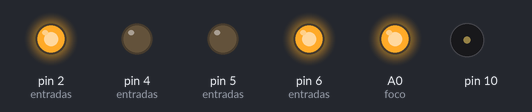
A sketch run on a simulated Arduino Uno, built with avr-gcc and run on an emulated ATmega328P. Parts: output pins drawn as LEDs (lit = HIGH), buzzer (waves = sounding).

Above: at 0.1 s.
At 3.1 s:
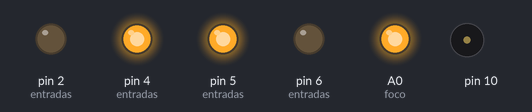
At 5.1 s:
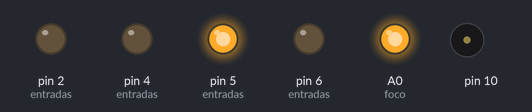
At 10.1 s:
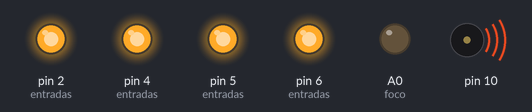
At 20.1 s:
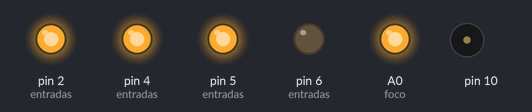
At 31.1 s:
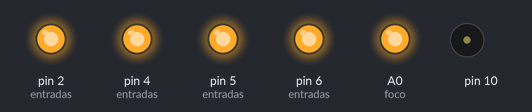
Timing chart, 0 to 40.0 s (numbered marks = the images above):
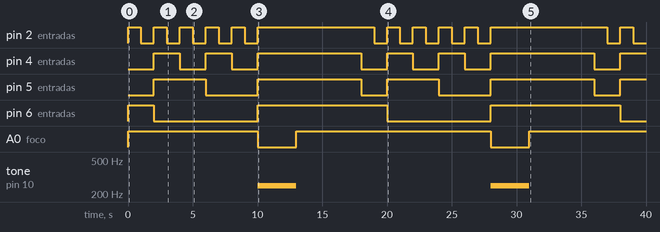

The sketch:

Parte3_Practica5.ino
```cpp
/*
   Fundacion Kinal
   Centro educativo tecnico laboral Kinal
   Quinto perito
   Quinto electronica
   Codigo Tecnico: EB5AV
   Curso: Taller de electronica digital y reparacion de computadoras I
   Proyecto: Practica_3 Bimestre II
   Dev: Sebastian Enrique Lemus Salvador
   Fecha: 09 de mayo de 2024

   Link de la simulación en Tinkercad: https://www.tinkercad.com/things/lm2seBApzSo-parte-3-practica-5-bimestre-ii?sharecode=tWsjKVrQutsrC_deecbt-q0YOQRXhcaexioeSZmtrYc

*/

int foco = A0;
int tiempo = 1000;
const int A = 2;
const int B = 4;
const int C = 5;
const int D = 6;

const int N = 4;
const int entradas[N] = {A, B, C, D};

const int numeros[10][N] = {
  {1, 0, 0, 1},
  {0, 0, 0, 1},
  {1, 1, 1, 0},
  {0, 1, 1, 0},
  {1, 0, 1, 0},
  {0, 0, 1, 0},
  {1, 1, 0, 0},
  {0, 1, 0, 0},
  {1, 0, 0, 0},
  {0, 0, 0, 0}
};

void simulador_misil(){
  for (int j = 0; j < 10; j++) {
    for (int k = 0; k < N; k++) {
      digitalWrite(entradas[k], numeros[j][k]);
    }
    delay(tiempo);
  }
  for (int k = 0; k < N; k++) {
    digitalWrite(entradas[k], HIGH);
  }
  tone(10, 250);
  digitalWrite(foco, LOW);
  delay(tiempo*3);
  digitalWrite(foco, HIGH);
  noTone(10);
  delay(tiempo*5);
}

void setup(){
  pinMode(foco, OUTPUT);
  digitalWrite(foco, HIGH);
  pinMode(10, OUTPUT);
  for (int i = 0; i < N; i++) {
    pinMode(entradas[i], OUTPUT);
    digitalWrite(entradas[i], HIGH);
  }
}

void loop(){
  simulador_misil();
}
```

Measured:
- by itself, pin 2 (entradas): repeats every 18.0 s: 4 × (HIGH 1.0 s, LOW 1.0 s), HIGH 9.0 s, LOW 1.0 s
- by itself, pin 4 (entradas): LOW → HIGH at 2.0 s, → LOW 2.0 s later, → HIGH 2.0 s later, → LOW 2.0 s later, … (13 changes in this stretch)
- by itself, pin 5 (entradas): LOW → HIGH at 2.0 s, → LOW 4.0 s later, → HIGH 4.0 s later, → LOW 8.0 s later, … (9 changes in this stretch)
- by itself, pin 6 (entradas): alternates HIGH for 10.0 s and LOW for 8.0 s
- by itself, A0 (foco): alternates HIGH for 15.0 s and LOW for 3.0 s
- by itself, tone on pin 10: alternates 250 Hz for 3.0 s and silent for 15.0 s
